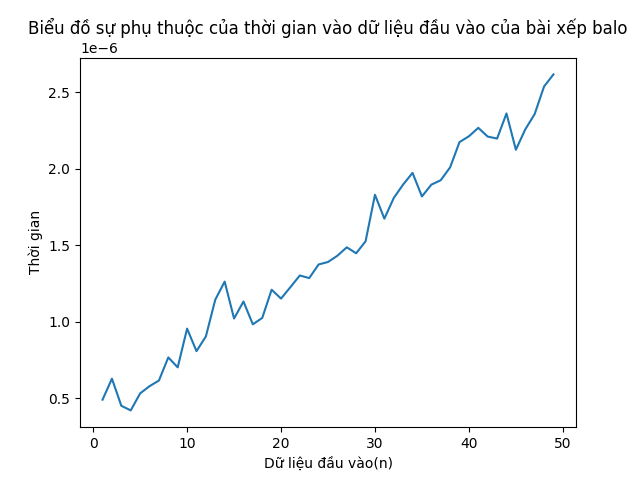

The Python source for this figure:
import matplotlib.pyplot as plt
import numpy as np
import timeit
import random

def Scheduling(activities):
    selected = [activities[0]]
    j = 0
    for i in range(1,n):
        if activities[i][0] >= activities[j][1]:
            selected.append(activities[i])
            j = i
    return selected

data = np.arange(1, 50)
time = []
for n in data:
  activities = [[a := random.randint(1, 16), a + random.randint(1,5)] for i in range(n)]
  t = timeit.timeit(lambda: Scheduling(activities), number = 100) / 100
  time.append(t)

# Vẽ biểu đồ sự phụ thuộc của thời gian vào dữ liệu đầu vào bằng cách sử dụng thư viện matplotlib
plt.plot(data, time)
plt.xlabel("Dữ liệu đầu vào(n)")
plt.ylabel("Thời gian")
plt.title("Biểu đồ sự phụ thuộc của thời gian vào dữ liệu đầu vào của bài xếp balo")
plt.show()
